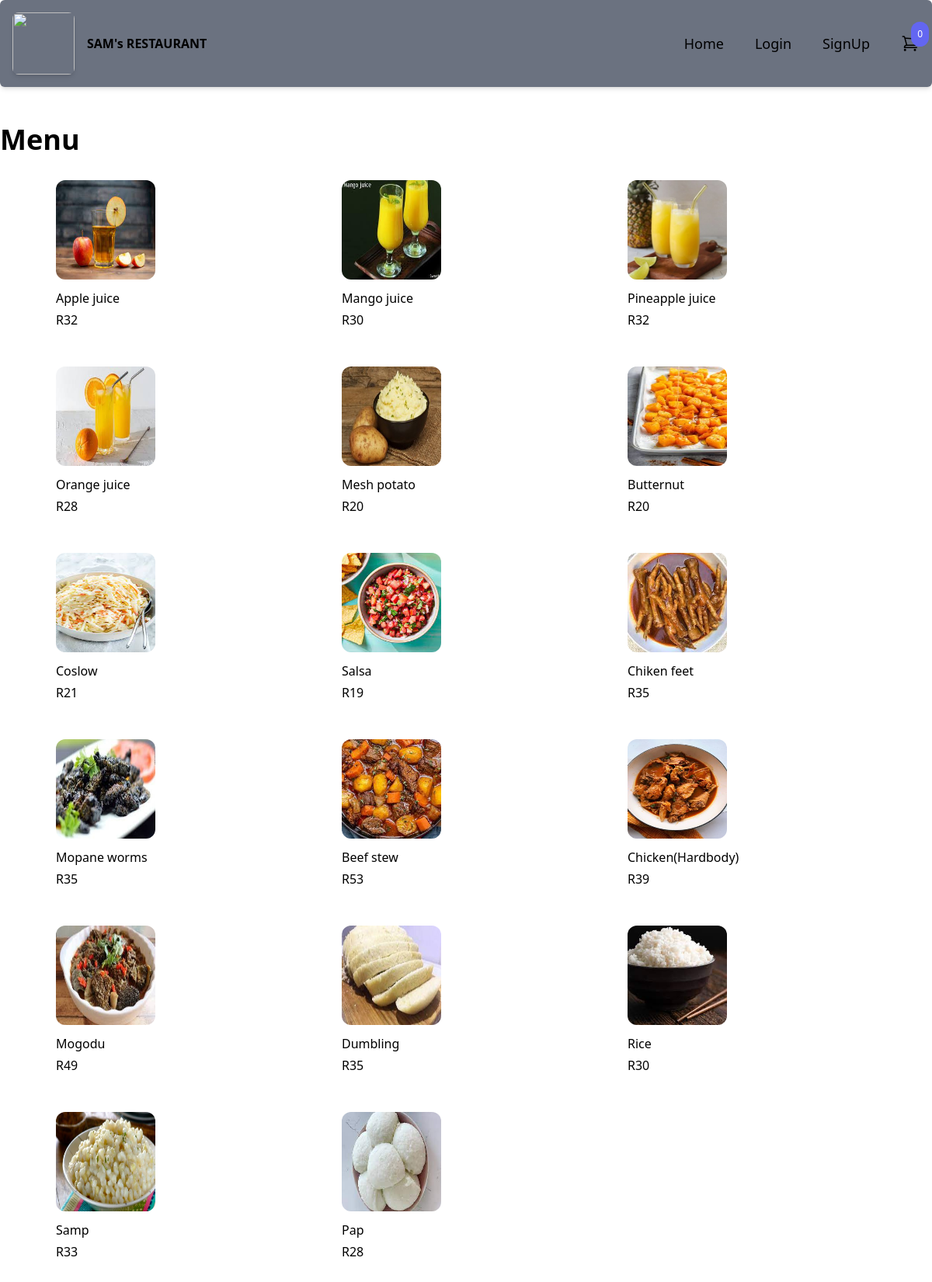
The app's page /menu/ with its own data.
### product/models.py (models this page shows, shortened)
class Product(models.Model):
    category = models.ForeignKey(Category, related_name='products', on_delete=models.CASCADE)
    name = models.CharField(max_length=255)
    slug = models.SlugField()
    description = models.TextField(blank=True, null=True)
    price = models.IntegerField()
    created_at = models.DateTimeField(auto_now_add=True)
    image = models.ImageField(upload_to='uploads/', blank=True, null=True)
    thumbnail = models.ImageField(upload_to='uploads/', blank=True, null=True)
    class Meta:
        ordering = ('-created_at',)
    def get_thumbnail(self):
        if self.thumbnail:
            return self.thumbnail.url

### core/views.py (the view)
# urls.py: path('menu/', menu, name='menu'),
def menu(request):
    products = Product.objects.all()[0:20]
    return render(request, 'core/menu.html', {'products': products})

### cart/cart.py (called while the page is built)
    def __len__(self):
        return sum(item['quantity'] for item in self.cart.values())

### cart/context_processors.py (called while the page is built)
def cart(request):
    return {'cart': Cart(request)}

### core/templates/core/menu.html (shortened to what this page needs)
<script src="https://cdn.tailwindcss.com"></script>
<nav class="">
    <div class="frontpage flex justify-between items-center p-4 rounded-md shadow-md bg-gray-500">
        <div class="flex items-center space-x-4 rounded-lg">
            <img src="https://webstockreview.net/images/clipart-restaurant-restaurant-logo-13.png" alt="" class=" w-20 h-20 max-w-xs sm:max-w-sm md:max-w-lg lg:max-w-xl xl:max-w-2xl rounded-lg shadow-md">
            <p class="text-gold text-3x1 font-extrabold">SAM's RESTAURANT</p>
        </div>
        <ul class="nav-menu flex items-center list-none gap-10 text-white-700 text-lg front-semibold">
            <li class="menu-item" onclick="setMenu('home')"><a href="home" class="nav-link"><a href="{% url 'frontpage' %}">Home</a></a>{% if menu == 'home' %}<hr class="nav-hr">{% endif %}</li>
            <li class="menu-item" onclick="setMenu('login')"><a href="login" class="nav-link">Login</a>{% if menu == 'login' %}<hr class="nav-hr">{% endif %}</li>
            <li class="menu-item" onclick="setMenu('signup')"><a href="signup" class="nav-link">SignUp</a>{% if menu == 'signup' %}<hr class="nav-hr">{% endif %}</li>
            <li>
                <div
                    hx-get="{% url 'hx_menu_cart' %}"
                    hx-trigger="update-menu-cart from:body"
                    hx-swap="innerHTML"
                >
                    {% include 'cart/menu_cart.html' %}
                </div>
            </li>
        </ul>
    </div>
</nav>
<p class="text-gold text-4xl font-extrabold mt-12">Menu</p>
<div class="max-w-6xl mx-auto py-2 px-6 xl:px-0">
    <div class="products flex items-center flex-wrap">
        {% for product in products %}
            {% include 'product/partials/product_list_item.html' %}
        {% endfor %}
    </div>
</div>

### cart/templates/cart/menu_cart.html (shortened to what this page needs)
<a href="{% url 'cart' %}" id="menu-cart-button" class="relative">
    <span class="p-2 absolute -top-4 -right-3 bg-indigo-500 text-white text-xs rounded-full">{{ cart|length }}</span>
</a>

### product/templates/product/partials/product_list_item.html
<div class="w-full md:w-1/3 xl:w-1/4 p-6">
    <div class="images filters w-full mb-6 lg:mb-0 lg:w-3/5">
        <a href="{% url 'product' product.slug %}">
            <img class="rounded-xl w-32 h-32" src="{{ product.get_thumbnail }}" >
        </a>
    </div>
    <div class="pt-3 flex  justify-between">
        <a href="{% url 'product' product.slug %}">{{ product.name }}</a>
    </div>
    <div>
        <p class="mt- 1 pt-1 text-black">
            R{{ product.price }}
        </p>
    </div>
</div>

### records on screen
Product: get_thumbnail (picture), name "Apple juice", price "32"
Product: get_thumbnail (picture), name "Mango juice", price "30"
Product: get_thumbnail (picture), name "Pineapple juice", price "32"
Product: get_thumbnail (picture), name "Orange juice", price "28"
Product: get_thumbnail (picture), name "Mesh potato", price "20"
Product: get_thumbnail (picture), name "Butternut", price "20"
Product: get_thumbnail (picture), name "Coslow", price "21"
Product: get_thumbnail (picture), name "Salsa", price "19"
Product: get_thumbnail (picture), name "Chiken feet", price "35"
Product: get_thumbnail (picture), name "Mopane worms", price "35"
Product: get_thumbnail (picture), name "Beef stew", price "53"
Product: get_thumbnail (picture), name "Chicken(Hardbody)", price "39"
Product: get_thumbnail (picture), name "Mogodu", price "49"
Product: get_thumbnail (picture), name "Dumbling", price "35"
Product: get_thumbnail (picture), name "Rice", price "30"
Product: get_thumbnail (picture), name "Samp", price "33"
Product: get_thumbnail (picture), name "Pap", price "28"

### other values on screen
{{ cart|length }} "0"
